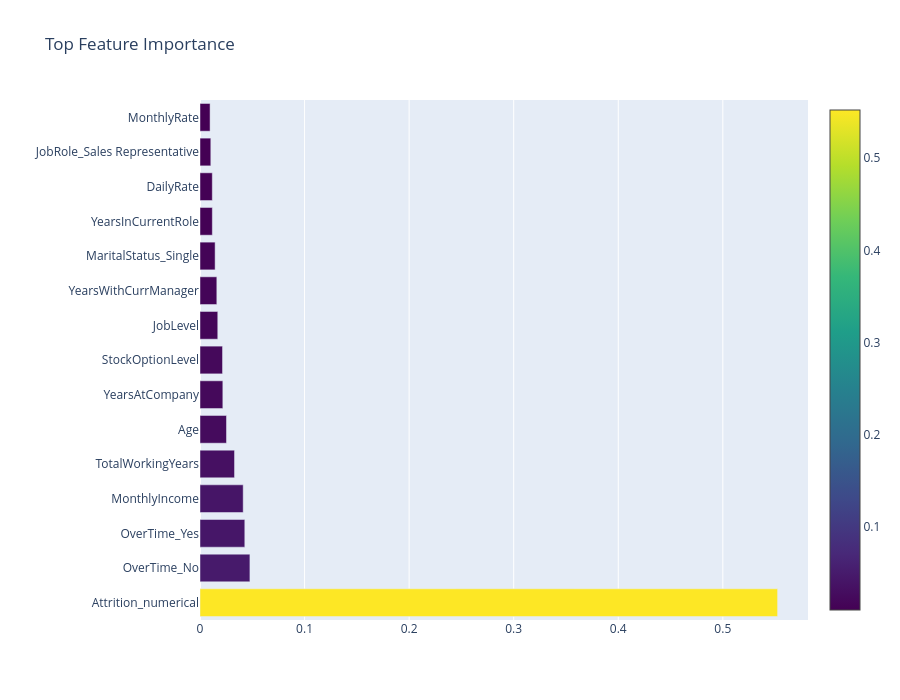

Notebook source saved alongside this figure:
### Markdown cell above
visaulizing feature importance in Random forest

### Code cell
importance_df = pd.DataFrame({
    'Feature': attrition_final.columns,
    'Importance': rf.feature_importances_
})

importance_df = importance_df.sort_values(by='Importance', ascending=False).head(15)

trace = go.Bar(
    x=importance_df['Importance'],
    y=importance_df['Feature'],
    orientation='h',
    marker=dict(
        color=importance_df['Importance'],
        colorscale='Viridis',
        showscale=True
    )
)

layout = go.Layout(
    title='Top Feature Importance',
    height=700,
    margin=dict(l=200)
)

fig = go.Figure(data=[trace], layout=layout)
py.iplot(fig)

### Figure 1 — Plotly figure (JSON) as saved in the notebook; plotly's stock layout.template omitted (floating-point values rounded to 4 significant figures)
{"data": [{"marker": {"color": [0.5524, 0.04774, 0.04285, 0.0413, 0.03303, 0.02534, 0.02184, 0.02155, 0.017, 0.0161, 0.01446, 0.0118, 0.01176, 0.01033, 0.009642], "colorscale": [[0, "#440154"], [0.1111, "#482878"], [0.2222, "#3e4989"], [0.3333, "#31688e"], [0.4444, "#26828e"], [0.5556, "#1f9e89"], [0.6667, "#35b779"], [0.7778, "#6ece58"], [0.8889, "#b5de2b"], [1, "#fde725"]], "showscale": true}, "orientation": "h", "type": "bar", "x": [0.5524, 0.04774, 0.04285, 0.0413, 0.03303, 0.02534, 0.02184, 0.02155, 0.017, 0.0161, 0.01446, 0.0118, 0.01176, 0.01033, 0.009642], "y": ["Attrition_numerical", "OverTime_No", "OverTime_Yes", "MonthlyIncome", "TotalWorkingYears", "Age", "YearsAtCompany", "StockOptionLevel", "JobLevel", "YearsWithCurrManager", "MaritalStatus_Single", "YearsInCurrentRole", "DailyRate", "JobRole_Sales Representative", "MonthlyRate"]}], "layout": {"height": 700, "margin": {"l": 200}, "title": {"text": "Top Feature Importance"}}}
